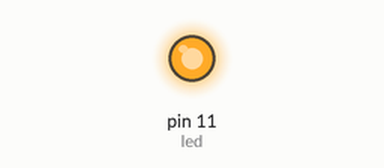
This sketch was run on a simulated Arduino Uno, built with avr-gcc and run on an emulated ATmega328P. On the bench: output pins drawn as LEDs (lit = HIGH).

Above: at 0.05 s.
At 1.5 s:
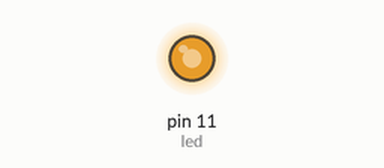
At 3.0 s:
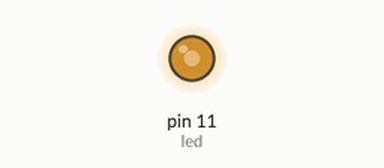
At 6.0 s:
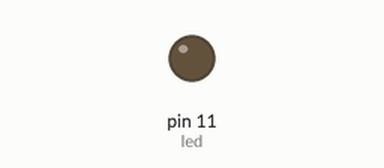
Timing chart, 0 to 7.8 s (numbered marks = the images above):
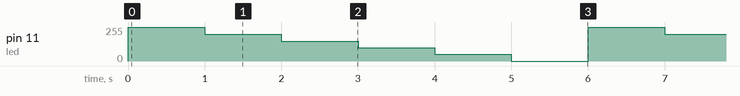

The sketch:

PWM.ino
```cpp
int led = 11;
void setup()
 {
  Serial.begin(9600);
  pinMode(led, OUTPUT);
 }
void loop()
{
  analogWrite(led,255);
  delay(1000);
  analogWrite(led,200);
  delay(1000);
  analogWrite(led,150);
  delay(1000);
  analogWrite(led,100);
  delay(1000);
  analogWrite(led,50);
  delay(1000);
  analogWrite(led,0);
  delay(1000);
}
```

Measured:
- by itself, pin 11 (led): repeats every 6.0 s: 200/255 1.0 s, 150/255 1.0 s, 100/255 1.0 s, 50/255 1.0 s, 0/255 1.0 s, 255/255 1.0 s
